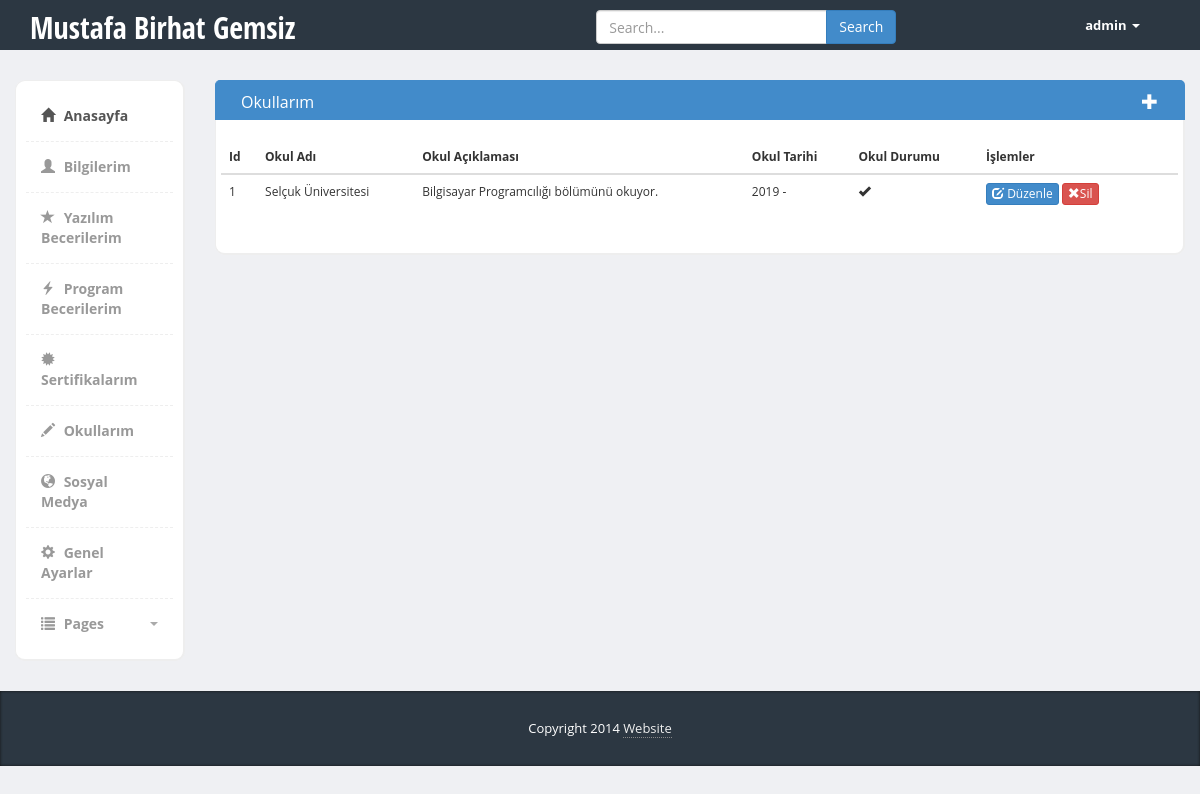
The page /admin/school.php (signed in) on the database its author committed.
### tables this page shows
CREATE TABLE `tblsetting` (
  `site_id` tinyint(11) NOT NULL,
  `site_title` varchar(255) NOT NULL,
  `site_url` varchar(255) NOT NULL,
  `site_desc` varchar(255) NOT NULL,
  `site_keyw` varchar(255) NOT NULL,
  `site_footer` varchar(255) NOT NULL,
  `site_color` varchar(255) NOT NULL
);

CREATE TABLE `tblschools` (
  `school_id` tinyint(11) NOT NULL,
  `school_name` varchar(255) NOT NULL,
  `school_desc` varchar(255) NOT NULL,
  `school_date` varchar(50) NOT NULL,
  `school_continue` tinyint(1) NOT NULL
);

### admin/school.php (the view, shortened to what this page needs)
<?php include  'header.php';
?>
<div class="page-content">
	<div class="row">
		<?php include  'sidebar.php'; ?>
		<div class="col-md-10">
			<div class="row">
															<?php
															$quary = $db->prepare("SELECT * FROM tblschools");
															$quary->execute();
															?>
															<div class="col-md-12 panel-primary">
																<div class="content-box-header panel-heading">
																	<div class="panel-title" >Okullarım</div>
																	<div class="panel-options">
																		<a href="add-school.php" data-rel="collapse"><i class="glyphicon glyphicon-plus" style="color: white;" title="Yeni Okul Ekle"></i></a>
																	</div>
																</div>
																<div class="content-box-large box-with-header">
																	<div class="row">
																		<table class="table">
																			<thead>
																				<tr>
																					<th>Id</th>
																					<th>Okul Adı</th>
																					<th>Okul Açıklaması</th>
																					<th>Okul Tarihi</th>
																					<th>Okul Durumu</th>
																					<th width="200px">İşlemler</th>
																				</tr>
																			</thead>
																			<tbody>
																				<?php
																				$quary=$db->prepare("SELECT * FROM tblschools ORDER BY school_id DESC");
																				$quary->execute();
																				$getquary=$quary->fetchALL(PDO::FETCH_ASSOC);
																				foreach ($getquary as $row) { ?>
																					<tr>
																						<td><?php echo $row['school_id']; ?></td>
																						<td><?php echo $row['school_name']; ?></td>
																						<td><?php echo $row['school_desc']; ?></td>
																						<td><?php echo $row['school_date']; ?></td>
																						<td>
																							<?php
																							if($row['school_continue']==1){
																							?>
																								<span class="glyphicon glyphicon-ok"></span>
																							<?php
																						}elseif($row['school_continue']==0){
																							?>
																								<span class="glyphicon glyphicon-remove"></span>
																							<?php } ?>
																						</td>
																						<td>
																							<a href="edit-school.php?school_id=<?php echo $row['school_id'] ?>"><button class="btn btn-xs btn-primary"><span class="glyphicon glyphicon-edit"></span> Düzenle</button></a>
																							<a href="operation.php?deleteschool_id=<?php echo $row['school_id'] ?>"><button class="btn btn-xs btn-danger"><span class="glyphicon glyphicon-remove"></span>Sil</button></a>
																						</td>
																					</tr>
																					<?php
																				}
																				?>
																			</tbody>
																		</table>
																	</div>
																</div>
															</div>
														</div>
													</div>
												</div>
											</div>
											<?php include  'footer.php'; ?>

### admin/header.php (shortened to what this page needs)
<?php include '../config.php';
$query= $db->prepare("SELECT * FROM tblsetting");
$query->execute();
$getquery = $query->fetch(PDO::FETCH_ASSOC);
?>
<!DOCTYPE html>
<html>
  <head>
    <link href="bootstrap/css/bootstrap.min.css" rel="stylesheet">
    <link href="css/styles.css" rel="stylesheet">
  </head>
  <body>
  	<div class="header">
	     <div class="container">
	        <div class="row">
	           <div class="col-md-5">
	              <div class="logo">
	                 <h1><a href="index.php"><?php echo $getquery['site_title'];?></a></h1>
	              </div>
	           </div>
	           <div class="col-md-5">
	              <div class="row">
	                <div class="col-lg-12">
	                  <div class="input-group form">
	                       <input type="text" class="form-control" placeholder="Search...">
	                       <span class="input-group-btn">
	                         <button class="btn btn-primary" type="button">Search</button>
	                       </span>
	                  </div>
	                </div>
	              </div>
	           </div>
	           <div class="col-md-2">
	              <div class="navbar navbar-inverse" role="banner">
	                  <nav class="collapse navbar-collapse bs-navbar-collapse navbar-right" role="navigation">
	                    <ul class="nav navbar-nav">
	                      <li class="dropdown">
	                        <a href="#" class="dropdown-toggle" data-toggle="dropdown"><?php echo $_SESSION["admin_uname"]; ?> <b class="caret"></b></a>
	                      </li>
	                    </ul>
	                  </nav>
	              </div>
	           </div>
	        </div>
	     </div>
	</div>

### admin/css/styles.css (style rules this page uses)
body { font-family: 'Open Sans', sans-serif; background-color: #f7f7f7; position: relative; margin: 0px; font-size: 12px; padding: 0px; }
.page-content > .row { margin-left: 0px !important; margin-right: 0px !important; margin-top: 30px; }
.header { height:50px; background-color: #2c3742; }
.header .logo h1 { font-size:30px; margin:0px; padding:10px 0px; }
.header .logo h1 a { color:#fff; font-family: 'Open Sans Condensed', sans-serif; }
.header .form { margin-top:10px; width:100%; max-width:300px; margin:10px auto; }
.header .navbar * { box-shadow:none !important; }
.header .navbar { background:none !important; border:0px !important; }
.header .navbar .nav > li > a { color:#fff !important; font-size:13px !important; border-bottom:0px !important; margin-top:0px !important; font-weight:bold; }
.header .navbar-collapse { border:0px !important; }
.header .navbar-nav .caret { border-top-color:#fff !important; border-bottom-color:#fff !important; }
.content-box, .content-box-large { margin-bottom:30px; background:#fff; border-radius:10px; padding:10px; border-left:1px solid #eee; border-top:1px solid #eee; border-right:2px solid #eee; border-bottom:2px solid #eee; }
.content-box-large { padding: 20px; }
.box-with-header { border-top: none; border-top-left-radius:0px; border-top-right-radius:0px; }
.content-box-header { min-height: 40px; font-size: 16px; background:#f5f5f5; border-top-left-radius:5px; border-top-right-radius:5px; padding:10px; border-left:1px solid #eee; border-top:1px solid #eee; border-right:2px solid #eee; }
.content-box-header:after { clear:both; }
body { background-color: #eff0f3; }
.panel-heading>.panel-title, .content-box-header .panel-title { float: left; padding: 10px 15px; padding-top: 0px; }
.panel-heading>.panel-options, .content-box-header .panel-options { float: right; padding-right: 15px; }
.panel-heading>.panel-options>a, .content-box-header .panel-options>a { margin-top: 10px; }

### rows shown on the page
tblsetting: site_title "Mustafa Birhat Gemsiz"
tblschools: school_id "1", school_name "Selçuk Üniversitesi", school_desc "Bilgisayar Programcılığı bölümünü okuyor.", school_date "2019 -", school_continue 1 (drawn)

### other values the page prints
$_SESSION["admin_uname"] "admin"
